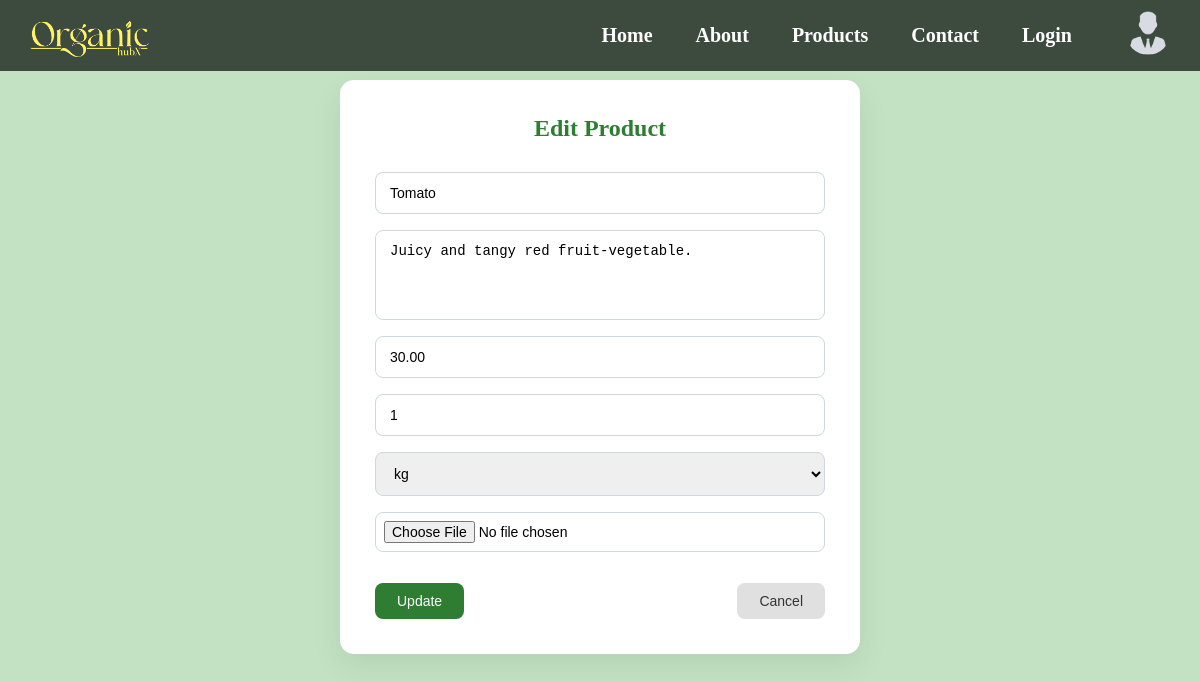
The app's page /farmer/product/edit/2/ (signed in) with its own data.
### website/models.py (models this page shows, shortened)
class Product(models.Model):
    farmer = models.ForeignKey(User, on_delete=models.CASCADE)
    category = models.ForeignKey(Category, on_delete=models.CASCADE,null=True,blank=True)
    name = models.CharField(max_length=100)
    description = models.TextField()
    price = models.DecimalField(max_digits=10, decimal_places=2)
    quantity = models.PositiveIntegerField()
    UNIT_CHOICES = [
        ('kg', 'Kilogram'),
        ('g', 'Gram'),
        ('l', 'Liter'),
        ('ml', 'Milliliter'),
        ('pcs', 'Pieces'),
    ]
    unit = models.CharField(
        max_length=10,
        choices=UNIT_CHOICES,
        default='kg'
    )
    image = models.ImageField(upload_to='products/')
    created_at = models.DateTimeField(auto_now_add=True)

### website/views.py (the view, shortened to what this page needs)
# urls.py: path('farmer/product/edit/<int:id>/', views.edit_product, name='edit_product'),
@login_required
def edit_product(request, id):
    product = get_object_or_404(Product, id=id)
    return render(request, 'website/edit_product.html', {'product': product})

### website/templates/website/edit_product.html (shortened to what this page needs)
{% load static %}
<!DOCTYPE html>
<html>
<head>
    <link rel="stylesheet" href="{% static 'website/css/style.css' %}">
    <link rel="stylesheet" href="{% static 'website/css/edit_product.css' %}">
</head>
<body>
<header>
        <div class="container">
            <div class="header-wrap">
                <div class="logo">
                    <a href="{% url 'home' %}">
                        <img src="{% static 'website/images/Yellow_logo.png' %}" alt="Organic HubX" width="120">
                    </a>
                </div>
                <nav class="menu">
                    <ul class="nav-links">
                        <li><a href="{% url 'home' %}">Home</a></li>
                        <li><a href="{% url 'about' %}">About</a></li>
                        <li><a href="{% url 'products' %}">Products</a></li>
                        <li><a href="{% url 'contact' %}">Contact</a></li>
                        <li><a href="{% url 'login' %}">Login</a></li>
                    </ul>
                    {% if user.is_authenticated %}
                    <div class="profile-icon" onclick="toggleSidebar()">
                        <img src="{% static 'website/images/profile.png' %}" alt="Profile">
                    </div>
                    {% endif %}
                </nav>
            </div>
        </div>
    </header>
<div class="edit-container">
    <h2>Edit Product</h2>
    <form method="POST" enctype="multipart/form-data" class="edit-form">
        <input type="text" name="name" value="{{ product.name }}" required>
        <textarea name="description" required>{{ product.description }}</textarea>
        <input type="number" name="price" value="{{ product.price }}" required>
        <input type="number" name="quantity" value="{{ product.quantity }}" required>
        <select name="unit" required>
            <option value="{{ product.unit }}" selected>{{ product.unit }}</option>
        </select>
        <input type="file" name="image">
        <div class="form-actions">
            <button type="submit" class="btn btn-update">Update</button>
            <a href="{% url 'farmer_dashboard' %}" class="btn btn-cancel">Cancel</a>
        </div>
    </form>
</div>
</body>
</html>

### website/static/website/css/style.css (style rules this page uses)
* { margin: 0; padding: 0; box-sizing: border-box; }
.container { width: 100%; padding: 0 30px; background-color: rgba(10, 16, 12, 0.72); position: fixed; top: 0; left: 0; z-index: 100; }
.header-wrap { display: flex; align-items: center; justify-content: space-between; padding: 10px 0; }
.menu { display: flex; align-items: center; gap: 20px; }
.nav-links { display: flex; align-items: center; }
.nav-links li { list-style: none; margin-left: 15px; }
.menu ul li a { color: white; text-decoration: none; font-family: Henotica; font-weight: bold; font-size: 20px; padding: 6px 14px; border-radius: 20px; transition: transform 0.3s ease, text-decoration 0.3s ease; }
.profile-icon img { width: 44px; height: 44px; border-radius: 50%; cursor: pointer; margin-left: 20px; }

### website/static/website/css/edit_product.css (style rules this page uses)
body { margin: 0; padding: 0; font-family: "Poppins", sans-serif; background: #c3e2c3; }
.edit-container { max-width: 520px; margin: 80px auto; background: #ffffff; padding: 35px; border-radius: 14px; box-shadow: 0 12px 30px rgba(0, 0, 0, 0.08); }
.edit-container h2 { text-align: center; margin-bottom: 30px; color: #2e7d32; font-weight: 600; font-family: Henotica; }
.edit-form { display: flex; flex-direction: column; }
.edit-form input, .edit-form textarea, .edit-form select { padding: 12px 14px; margin-bottom: 16px; border-radius: 8px; border: 1px solid #cfd8dc; font-size: 14px; transition: all 0.2s ease; }
.edit-form textarea { resize: none; height: 90px; }
.edit-form input[type="file"] { padding: 8px; }
.form-actions { display: flex; justify-content: space-between; margin-top: 15px; }
.btn { padding: 10px 22px; border-radius: 8px; font-size: 14px; cursor: pointer; border: none; transition: 0.2s ease; text-decoration: none; text-align: center; }
.btn-update { background: #2e7d32; color: #ffffff; }
.btn-cancel { background: #e0e0e0; color: #333; }

### records on screen
Product: name "Tomato", description "Juicy and tangy red fruit-vegetable.", price "30.00", quantity "1", unit "kg"
